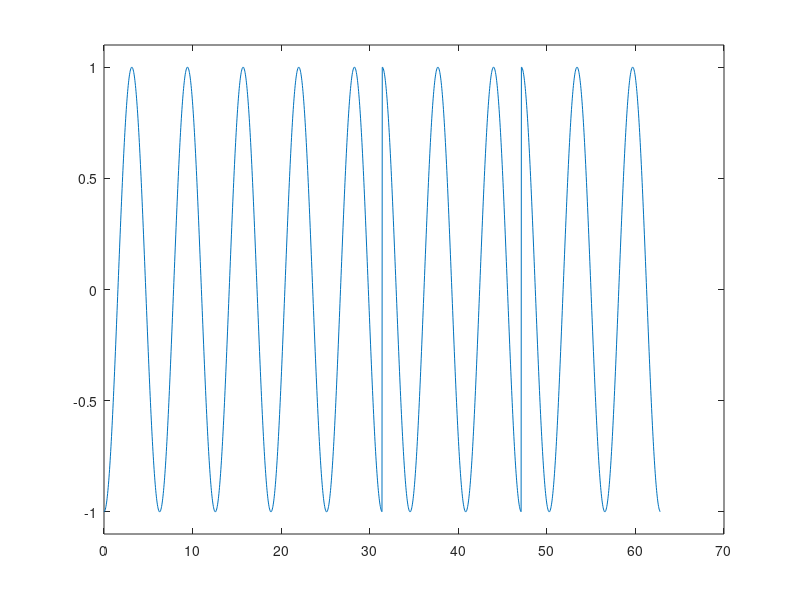

Write the MATLAB code that produced this figure.
%% When the shell won't do for dickin' around
clc; clear; close all;
sample = 0.01;      % Sampling interval for carrier ##
symbol_time = 5;    % Number of periods a symbol covers / 2 ##

% Sample times
t = 0:sample*pi:(20-sample)*pi; % ##
% Random bits to correspond to sample intervals and symbol duration
src_data = round(rand(1,symbol_time^(-1)*length(t)/sample^(-1)));

% Map data to alphabet
symbol_alphabet = [ 1, -1]; % BPSK
src_symbols = symbol_alphabet(src_data+1);
% Make symbol array equal sample array in size
src_symbols = repelem(src_symbols,symbol_time*sample^(-1));

% The output
y = src_symbols.*cos(t);
plot(t,y);ylim([-1.1 1.1]);
